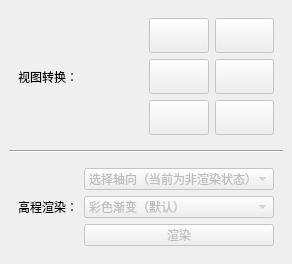
  <widget class="QDockWidget" name="dockWidget_2">
   <property name="acceptDrops">
    <bool>false</bool>
   </property>
   <property name="floating">
    <bool>true</bool>
   </property>
   <property name="features">
    <set>QDockWidget::DockWidgetClosable|QDockWidget::DockWidgetMovable</set>
   </property>
   <property name="allowedAreas">
    <set>Qt::AllDockWidgetAreas</set>
   </property>
   <property name="windowTitle">
    <string>点云可视化操作界面</string>
   </property>
   <attribute name="dockWidgetArea">
    <number>1</number>
   </attribute>
   <widget class="QWidget" name="dockWidgetContents">
    <layout class="QVBoxLayout" name="verticalLayout_2">
     <item>
      <widget class="QWidget" name="widget_4" native="true">
       <layout class="QHBoxLayout" name="horizontalLayout_6">
        <item>
         <widget class="QLabel" name="label">
          <property name="minimumSize">
           <size>
            <width>0</width>
            <height>30</height>
           </size>
          </property>
          <property name="maximumSize">
           <size>
            <width>16777215</width>
            <height>16777215</height>
           </size>
          </property>
          <property name="text">
           <string>视图转换：</string>
          </property>
         </widget>
        </item>
        <item>
         <layout class="QGridLayout" name="gridLayout">
          <item row="0" column="0">
           <widget class="QPushButton" name="main_view">
            <property name="enabled">
             <bool>false</bool>
            </property>
            <property name="minimumSize">
             <size>
              <width>35</width>
              <height>35</height>
             </size>
            </property>
            <property name="maximumSize">
             <size>
              <width>16777215</width>
              <height>16777215</height>
             </size>
            </property>
            <property name="text">
             <string/>
            </property>
            <property name="icon">
             <iconset resource="view_icon.qrc">
              <normaloff>:/new/prefix1/resource/main_view.png</normaloff>:/new/prefix1/resource/main_view.png</iconset>
            </property>
           </widget>
          </item>
          <item row="0" column="1">
           <widget class="QPushButton" name="back_view">
            <property name="enabled">
             <bool>false</bool>
            </property>
            <property name="minimumSize">
             <size>
              <width>35</width>
              <height>35</height>
             </size>
            </property>
            <property name="maximumSize">
             <size>
              <width>16777215</width>
              <height>16777215</height>
             </size>
            </property>
            <property name="text">
             <string/>
            </property>
            <property name="icon">
             <iconset resource="view_icon.qrc">
              <normaloff>:/new/prefix1/resource/back_view.png</normaloff>:/new/prefix1/resource/back_view.png</iconset>
            </property>
           </widget>
          </item>
          <item row="1" column="0">
           <widget class="QPushButton" name="left_view">
            <property name="enabled">
             <bool>false</bool>
            </property>
            <property name="minimumSize">
             <size>
              <width>35</width>
              <height>35</height>
             </size>
            </property>
            <property name="maximumSize">
             <size>
              <width>16777215</width>
              <height>16777215</height>
             </size>
            </property>
            <property name="text">
             <string/>
            </property>
            <property name="icon">
             <iconset resource="view_icon.qrc">
              <normaloff>:/new/prefix1/resource/left_view.png</normaloff>:/new/prefix1/resource/left_view.png</iconset>
            </property>
           </widget>
          </item>
          <item row="1" column="1">
           <widget class="QPushButton" name="right_view">
            <property name="enabled">
             <bool>false</bool>
            </property>
            <property name="minimumSize">
             <size>
              <width>35</width>
              <height>35</height>
             </size>
            </property>
            <property name="maximumSize">
             <size>
              <width>16777215</width>
              <height>16777215</height>
             </size>
            </property>
            <property name="text">
             <string/>
            </property>
            <property name="icon">
             <iconset resource="view_icon.qrc">
              <normaloff>:/new/prefix1/resource/right_view.png</normaloff>:/new/prefix1/resource/right_view.png</iconset>
            </property>
           </widget>
          </item>
          <item row="2" column="0">
           <widget class="QPushButton" name="top_view">
            <property name="enabled">
             <bool>false</bool>
            </property>
            <property name="minimumSize">
             <size>
              <width>35</width>
              <height>35</height>
             </size>
            </property>
            <property name="maximumSize">
             <size>
              <width>16777215</width>
              <height>16777215</height>
             </size>
            </property>
            <property name="text">
             <string/>
            </property>
            <property name="icon">
             <iconset resource="view_icon.qrc">
              <normaloff>:/new/prefix1/resource/top_view.png</normaloff>:/new/prefix1/resource/top_view.png</iconset>
            </property>
           </widget>
          </item>
          <item row="2" column="1">
           <widget class="QPushButton" name="upward_view">
            <property name="enabled">
             <bool>false</bool>
            </property>
            <property name="minimumSize">
             <size>
              <width>35</width>
              <height>35</height>
             </size>
            </property>
            <property name="maximumSize">
             <size>
              <width>16777215</width>
              <height>16777215</height>
             </size>
            </property>
            <property name="text">
             <string/>
            </property>
            <property name="icon">
             <iconset resource="view_icon.qrc">
              <normaloff>:/new/prefix1/resource/up_view.png</normaloff>:/new/prefix1/resource/up_view.png</iconset>
            </property>
           </widget>
          </item>
         </layout>
        </item>
       </layout>
      </widget>
     </item>
     <item>
      <widget class="Line" name="line">
       <property name="orientation">
        <enum>Qt::Horizontal</enum>
       </property>
      </widget>
     </item>
     <item>
      <widget class="QWidget" name="widget_3" native="true">
       <layout class="QHBoxLayout" name="horizontalLayout_5">
        <item>
         <widget class="QLabel" name="label_2">
          <property name="maximumSize">
           <size>
            <width>16777215</width>
            <height>30</height>
           </size>
          </property>
          <property name="text">
           <string>高程渲染：</string>
          </property>
         </widget>
        </item>
        <item>
         <layout class="QVBoxLayout" name="verticalLayout_5">
          <item>
           <widget class="QComboBox" name="comboBox">
            <property name="enabled">
             <bool>false</bool>
            </property>
            <property name="sizePolicy">
             <sizepolicy hsizetype="Preferred" vsizetype="Fixed">
              <horstretch>0</horstretch>
              <verstretch>0</verstretch>
             </sizepolicy>
            </property>
            <property name="maximumSize">
             <size>
              <width>16777215</width>
              <height>22</height>
             </size>
            </property>
            <item>
             <property name="text">
              <string>选择轴向（当前为非渲染状态）</string>
             </property>
            </item>
            <item>
             <property name="text">
              <string>X轴</string>
             </property>
            </item>
            <item>
             <property name="text">
              <string>Y轴</string>
             </property>
            </item>
            <item>
             <property name="text">
              <string>Z轴</string>
             </property>
            </item>
           </widget>
          </item>
          <item>
           <widget class="QComboBox" name="comboBox_2">
            <property name="enabled">
             <bool>false</bool>
            </property>
            <property name="maximumSize">
             <size>
              <width>16777215</width>
              <height>22</height>
             </size>
            </property>
            <item>
             <property name="text">
              <string>彩色渐变（默认）</string>
             </property>
            </item>
            <item>
             <property name="text">
              <string>蓝色渐变</string>
             </property>
            </item>
            <item>
             <property name="text">
              <string>红色渐变</string>
             </property>
            </item>
            <item>
             <property name="text">
              <string>黄色渐变</string>
             </property>
            </item>
           </widget>
          </item>
          <item>
           <widget class="QPushButton" name="render_begin">
            <property name="enabled">
             <bool>false</bool>
            </property>
            <property name="maximumSize">
             <size>
              <width>16777215</width>
              <height>22</height>
             </size>
            </property>
            <property name="text">
             <string>渲染</string>
            </property>
           </widget>
          </item>
         </layout>
        </item>
       </layout>
      </widget>
     </item>
    </layout>
   </widget>
  </widget>
